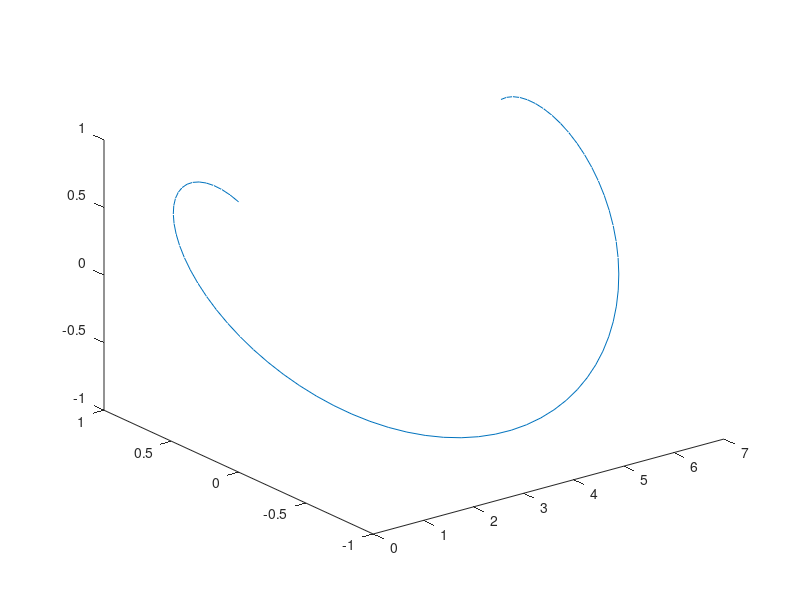

Write MATLAB code to recreate this figure. (Note: this script raises an error after producing the figure.)
clc; clear; close;
t = 0:0.1:7;
x = t;
y = sin(t);
z = cos(t);
plot3(x,y,z)

%%
clc; clear close;
syms a t y
t=0:0.5:10
y=exp(-a.*t)
y1=subs (y, a, 0.1)
plot(t,y1,"--gx")
hold on
y2=subs(y, a, 0.2)
plot(t,y2,'-.ro')
hold on
y3=subs(y,a, 0.5)
plot(t,y3,'y*')
legend('y1','y2','y3')
gtext({'\leftarrowyl';'\leftarrowy2';'\leftarrowy3'})

%%
clc; clear close;
[x,y] = meshgrid(-2:0.1:2);
z = x.*exp(-x.^2-y.^2);

subplot(2,2,1)
plot3(x,y,z)
title('三维线图')

subplot(2,2,2)
mesh(x,y,z)
title('网线图')

subplot(2,2,3)
surf(x,y,z)
title('表面图')

subplot(2,2,4)
surfl(x,y,z)
title('带渲染效果的表面图')

%%
clc; clear close;
syms x;
f1 = limit(-x+1, x, 0, 'left');
f2 = limit(x+1, x, 0, 'right');
x1 = 0:0.01:1;
y1 = -x1 + 1;
x2 = -1:0.01:0;
y2 = x2 + 1;
plot(x1, y1, x2, y2);
axis([-1.5 1.5 -1.5 1.5]);



